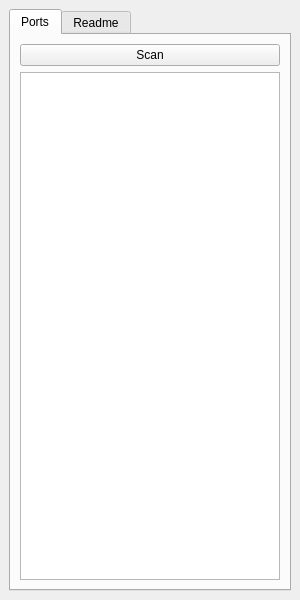
<?xml version="1.0" encoding="UTF-8"?>
<ui version="4.0">
 <class>MainWindow</class>
 <widget class="QMainWindow" name="MainWindow">
  <property name="geometry">
   <rect>
    <x>0</x>
    <y>0</y>
    <width>300</width>
    <height>600</height>
   </rect>
  </property>
  <property name="windowTitle">
   <string>MainWindow</string>
  </property>
  <widget class="QWidget" name="centralwidget">
   <layout class="QVBoxLayout" name="verticalLayout">
    <item>
     <widget class="QTabWidget" name="main_tabs">
      <property name="sizePolicy">
       <sizepolicy hsizetype="Preferred" vsizetype="Preferred">
        <horstretch>0</horstretch>
        <verstretch>0</verstretch>
       </sizepolicy>
      </property>
      <property name="currentIndex">
       <number>0</number>
      </property>
      <widget class="QWidget" name="ports_tab">
       <attribute name="title">
        <string>Ports</string>
       </attribute>
       <layout class="QVBoxLayout" name="verticalLayout_2">
        <item>
         <widget class="QPushButton" name="scan_toggle_button">
          <property name="text">
           <string>Scan</string>
          </property>
         </widget>
        </item>
        <item>
         <widget class="QListWidget" name="port_list"/>
        </item>
       </layout>
      </widget>
      <widget class="QWidget" name="readme_tab">
       <attribute name="title">
        <string>Readme</string>
       </attribute>
      </widget>
     </widget>
    </item>
   </layout>
  </widget>
 </widget>
 <resources/>
 <connections/>
</ui>
